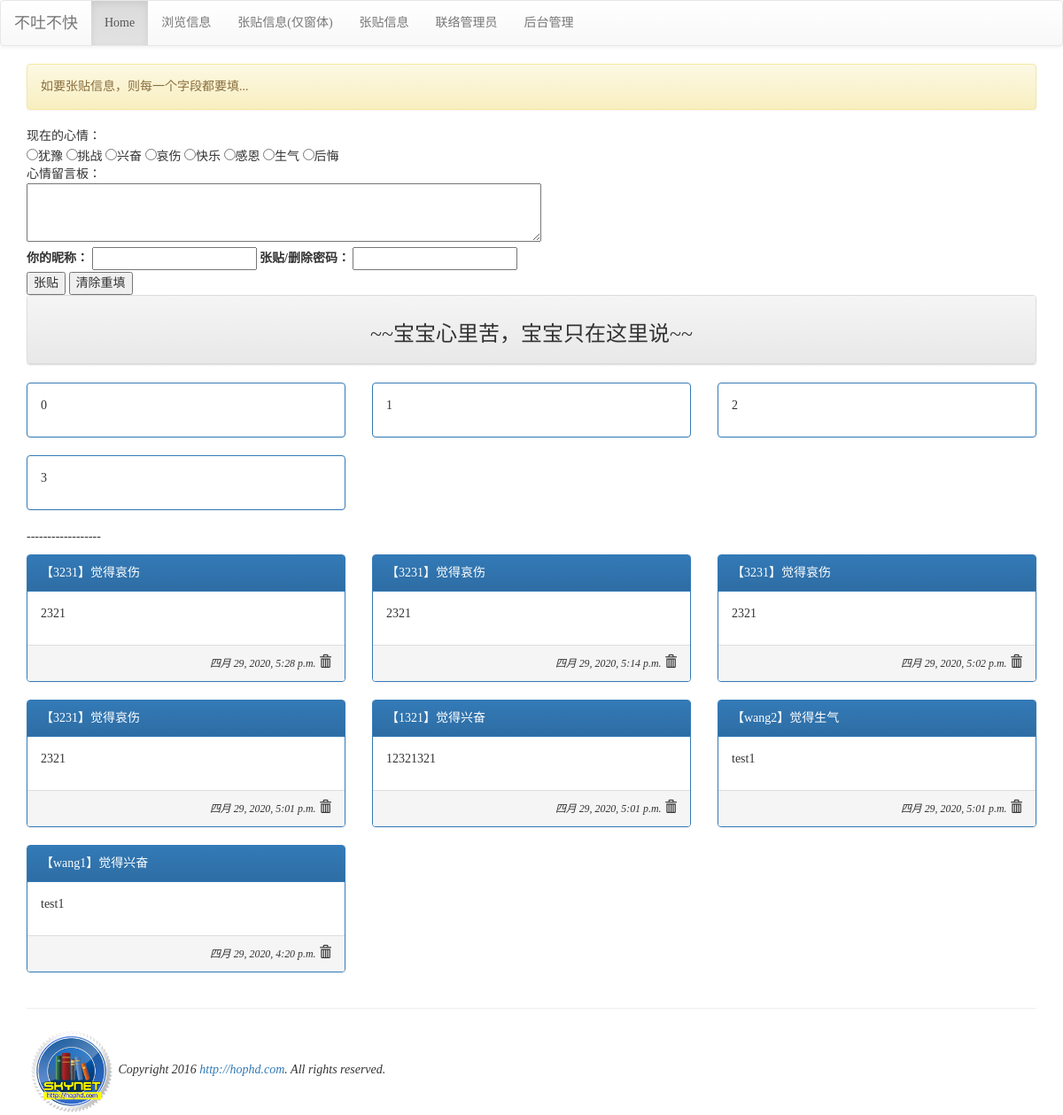
The app's page /django08/, older data.
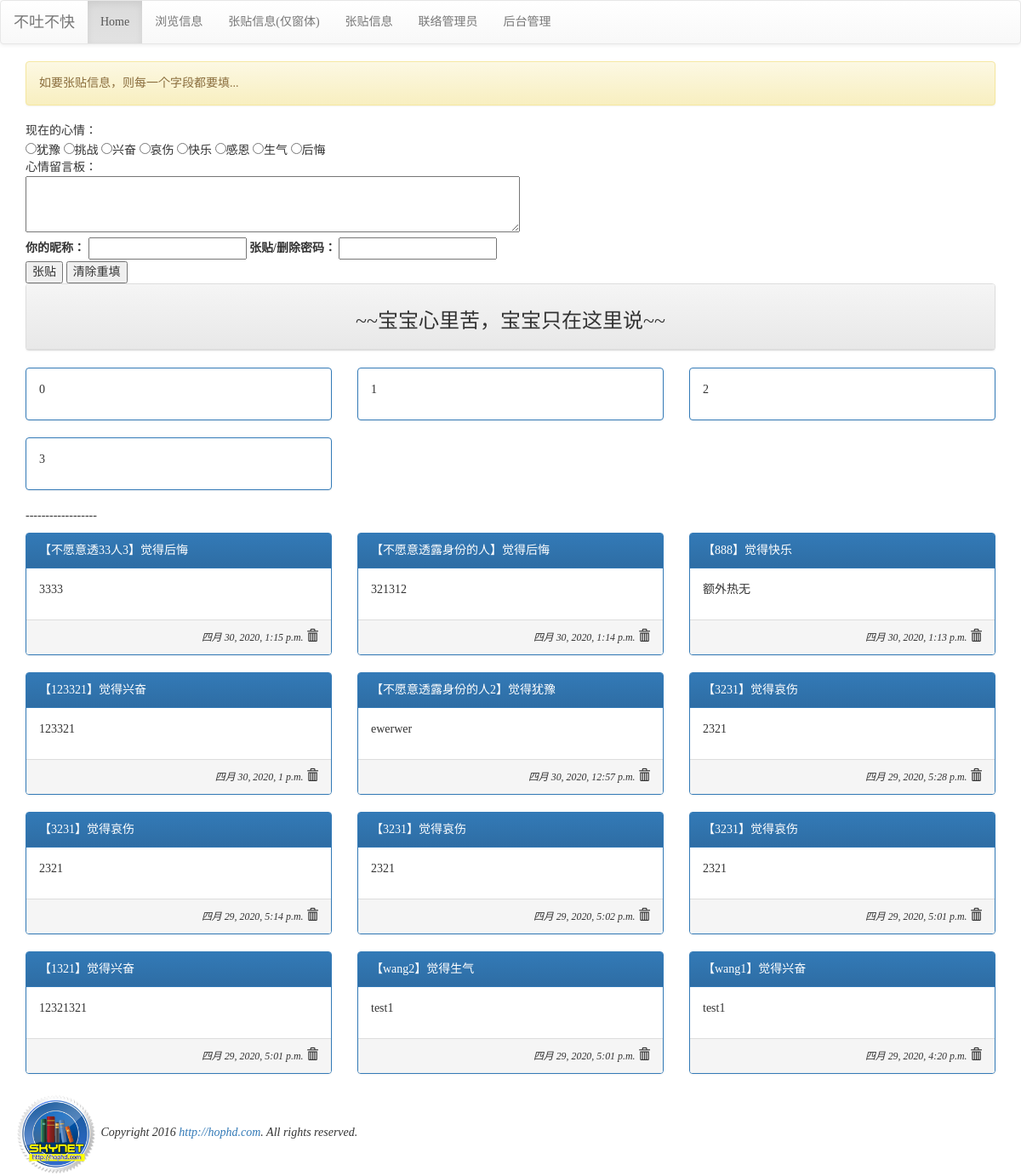
The same page, newer data.
### django08/models.py (models this page shows, shortened)
class Mood(models.Model):
    status = models.CharField(max_length=10, null=False)
    def __str__(self):
        return self.status

class Post(models.Model):
    mood = models.ForeignKey('Mood', on_delete=models.CASCADE)
    nickname = models.CharField(max_length=10, default="不愿意透露身份的人")
    message = models.TextField(null=False)
    del_pass = models.CharField(max_length=10)
    pub_time = models.DateTimeField(auto_now=True)
    enabled = models.BooleanField(default=True)

### django08/views.py (the view, shortened to what this page needs)
def index(request, pid=None, del_pass=None):
    posts = models.Post.objects.filter(enabled=True).order_by('-pub_time')[:30]
    moods = models.Mood.objects.all()
    try:
        user_id = request.GET['user_id']
        user_pass = request.GET['user_pass']
        user_post = request.GET['user_post']
        user_mood = request.GET['mood']
    except:
        user_id = None
        message = '如要张贴信息，则每一个字段都要填...'
    test = [0,1,2,3]
    return render(request, 'django08/index.html', locals())

### templates/django08/index.html (shortened to what this page needs)
{% extends "django08/base.html" %}
{% block content %}
<div class='container'>
{% if message %}
    <div class='alert alert-warning'>{{ message }}</div>
{% endif %}
<form name='my form' action="{% url 'django08:django08_home' %}" method='GET'>
    现在的心情：<br/>
    {% for m in moods %}
    <input type='radio' name='mood' value='{{ m.status }}'>{{ m.status }}
    {% endfor %}
    <br/>
    心情留言板：<br/>
    <textarea name='user_post' rows=3 cols=70></textarea><br/>
    <label for='user_id'>你的昵称：</label>
    <input id='user_id' type='text' name='user_id'>
    <label for='user_pass'>张贴/删除密码：</label>
    <input id='user_pass' type='password' name='user_pass'><br/>
    <input type='submit' value='张贴'>
    <input type='reset' value='清除重填'>
</form>
<div class='row'>
    <div class='col-md-12'>
        <div class='panel panel-default'>
            <div class='panel-heading' align=center>
            <h3>~~宝宝心里苦，宝宝只在这里说~~</h3>
    </div>
</div>
{% for foo in test %}
        {% cycle "<div class='row'> <div class='col-md-4'>" "<div class='col-md-4'>" "<div class='col-md-4'>" %}
        <div class='panel panel-primary'>
            <div class='panel-body'>{{ foo | linebreaks }}</div>
        </div>
        {% cycle "" "" "</div>"%}
        </div>
{% endfor %}
       </div>
<p>------------------</p>
{% for p in posts %}
    {% cycle "<div class='row'> <div class='col-md-4'>" "<div class='col-md-4'>" "<div class='col-md-4'>" %}
        <div class='panel panel-primary'>
            <div class='panel-heading'>【{{ p.nickname }}】觉得{{ p.mood }}</div>
            <div class='panel-body'>{{ p.message | linebreaks }}</div>
            <div class='panel-footer' align='right'>
                <i><small>{{ p.pub_time }}</small></i>
                <span class="glyphicon glyphicon-trash" onclick='go_delete({{p.id}})'></span>
            </div>
        </div>
    </div>
    {% cycle "" "" "</div>"%}
{% endfor %}
</div>
{% endblock %}

Row changes from the older to the newer data that the page shows:
added Post: nickname "不愿意透33人3", mood "后悔", message "3333", pub_time "四月 30, 2020, 1:15 p.m."
added Post: nickname "不愿意透露身份的人", mood "后悔", message "321312", pub_time "四月 30, 2020, 1:14 p.m."
added Post: nickname "888", mood "快乐", message "额外热无", pub_time "四月 30, 2020, 1:13 p.m."
added Post: nickname "123321", mood "兴奋", message "123321", pub_time "四月 30, 2020, 1 p.m."
added Post: nickname "不愿意透露身份的人2", mood "犹豫", message "ewerwer", pub_time "四月 30, 2020, 12:57 p.m."
